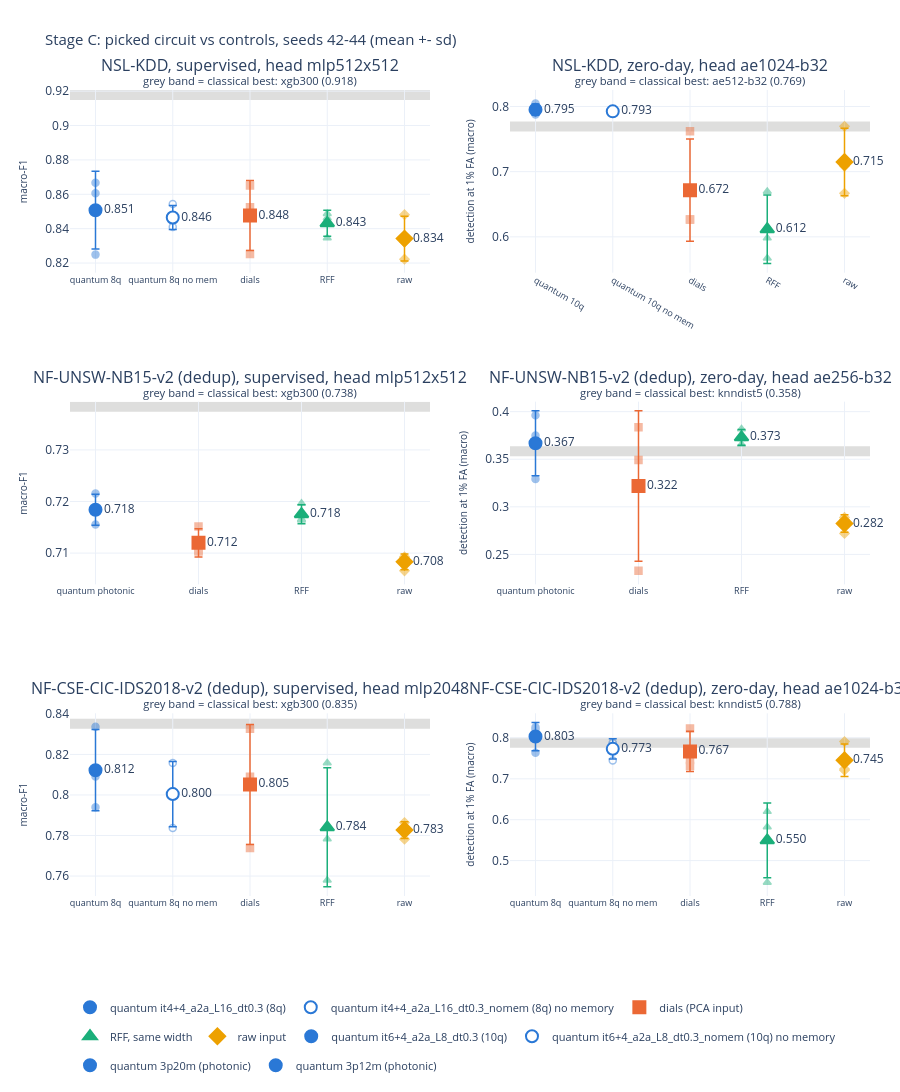

Notebook code for this chart:
### Code cell
P.fig_seeds(D, metric=METRIC, scheme=SCHEME)

### Figure 1 — Plotly figure (JSON) as saved in the notebook; plotly's stock layout.template omitted (floating-point values rounded to 4 significant figures)
{"data": [{"customdata": [42, 43, 44], "hovertemplate": "seed %{customdata}: %{y:.4f}<extra></extra>", "marker": {"color": "#2a78d6", "line": {"color": "#2a78d6", "width": 1.5}, "size": 7, "symbol": "circle"}, "mode": "markers", "opacity": 0.45, "showlegend": false, "type": "scatter", "x": ["quantum 8q", "quantum 8q", "quantum 8q"], "xaxis": "x", "y": [0.8668, 0.8606, 0.8249], "yaxis": "y"}, {"cliponaxis": false, "error_y": {"array": [0.0226], "color": "#2a78d6", "thickness": 1.5, "type": "data", "width": 4}, "hovertemplate": "quantum it4+4_a2a_L16_dt0.3 (8q)<br>mean %{y:.4f} over 3 seeds<extra></extra>", "legendgroup": "quantum it4+4_a2a_L16_dt0.3 (8q)", "marker": {"color": "#2a78d6", "line": {"color": "#2a78d6", "width": 2}, "size": 12, "symbol": "circle"}, "mode": "markers+text", "name": "quantum it4+4_a2a_L16_dt0.3 (8q)", "showlegend": true, "text": ["0.851"], "textposition": "middle right", "type": "scatter", "x": ["quantum 8q"], "xaxis": "x", "y": [0.8508], "yaxis": "y"}, {"customdata": [42, 43, 44], "hovertemplate": "seed %{customdata}: %{y:.4f}<extra></extra>", "marker": {"color": "white", "line": {"color": "#2a78d6", "width": 1.5}, "size": 7, "symbol": "circle"}, "mode": "markers", "opacity": 0.45, "showlegend": false, "type": "scatter", "x": ["quantum 8q no mem", "quantum 8q no mem", "quantum 8q no mem"], "xaxis": "x", "y": [0.8441, 0.841, 0.8543], "yaxis": "y"}, {"cliponaxis": false, "error_y": {"array": [0.006977], "color": "#2a78d6", "thickness": 1.5, "type": "data", "width": 4}, "hovertemplate": "quantum it4+4_a2a_L16_dt0.3_nomem (8q) no memory<br>mean %{y:.4f} over 3 seeds<extra></extra>", "legendgroup": "quantum it4+4_a2a_L16_dt0.3_nomem (8q) no memory", "marker": {"color": "white", "line": {"color": "#2a78d6", "width": 2}, "size": 12, "symbol": "circle"}, "mode": "markers+text", "name": "quantum it4+4_a2a_L16_dt0.3_nomem (8q) no memory", "showlegend": true, "text": ["0.846"], "textposition": "middle right", "type": "scatter", "x": ["quantum 8q no mem"], "xaxis": "x", "y": [0.8465], "yaxis": "y"}, {"customdata": [42, 43, 44], "hovertemplate": "seed %{customdata}: %{y:.4f}<extra></extra>", "marker": {"color": "#eb6834", "line": {"color": "#eb6834", "width": 1.5}, "size": 7, "symbol": "square"}, "mode": "markers", "opacity": 0.45, "showlegend": false, "type": "scatter", "x": ["dials", "dials", "dials"], "xaxis": "x", "y": [0.8525, 0.8253, 0.8652], "yaxis": "y"}, {"cliponaxis": false, "error_y": {"array": [0.02039], "color": "#eb6834", "thickness": 1.5, "type": "data", "width": 4}, "hovertemplate": "dials (PCA input)<br>mean %{y:.4f} over 3 seeds<extra></extra>", "legendgroup": "dials (PCA input)", "marker": {"color": "#eb6834", "line": {"color": "#eb6834", "width": 2}, "size": 12, "symbol": "square"}, "mode": "markers+text", "name": "dials (PCA input)", "showlegend": true, "text": ["0.848"], "textposition": "middle right", "type": "scatter", "x": ["dials"], "xaxis": "x", "y": [0.8476], "yaxis": "y"}, {"customdata": [42, 43, 44], "hovertemplate": "seed %{customdata}: %{y:.4f}<extra></extra>", "marker": {"color": "#1baf7a", "line": {"color": "#1baf7a", "width": 1.5}, "size": 7, "symbol": "triangle-up"}, "mode": "markers", "opacity": 0.45, "showlegend": false, "type": "scatter", "x": ["RFF", "RFF", "RFF"], "xaxis": "x", "y": [0.8463, 0.8486, 0.8346], "yaxis": "y"}, {"cliponaxis": false, "error_y": {"array": [0.007517], "color": "#1baf7a", "thickness": 1.5, "type": "data", "width": 4}, "hovertemplate": "RFF, same width<br>mean %{y:.4f} over 3 seeds<extra></extra>", "legendgroup": "RFF, same width", "marker": {"color": "#1baf7a", "line": {"color": "#1baf7a", "width": 2}, "size": 12, "symbol": "triangle-up"}, "mode": "markers+text", "name": "RFF, same width", "showlegend": true, "text": ["0.843"], "textposition": "middle right", "type": "scatter", "x": ["RFF"], "xaxis": "x", "y": [0.8432], "yaxis": "y"}, {"customdata": [42, 43, 44], "hovertemplate": "seed %{customdata}: %{y:.4f}<extra></extra>", "marker": {"color": "#eda100", "line": {"color": "#eda100", "width": 1.5}, "size": 7, "symbol": "diamond"}, "mode": "markers", "opacity": 0.45, "showlegend": false, "type": "scatter", "x": ["raw", "raw", "raw"], "xaxis": "x", "y": [0.8323, 0.8481, 0.8223], "yaxis": "y"}, {"cliponaxis": false, "error_y": {"array": [0.01304], "color": "#eda100", "thickness": 1.5, "type": "data", "width": 4}, "hovertemplate": "raw input<br>mean %{y:.4f} over 3 seeds<extra></extra>", "legendgroup": "raw input", "marker": {"color": "#eda100", "line": {"color": "#eda100", "width": 2}, "size": 12, "symbol": "diamond"}, "mode": "markers+text", "name": "raw input", "showlegend": true, "text": ["0.834"], "textposition": "middle right", "type": "scatter", "x": ["raw"], "xaxis": "x", "y": [0.8342], "yaxis": "y"}, {"customdata": [42, 43, 44], "hovertemplate": "seed %{customdata}: %{y:.4f}<extra></extra>", "marker": {"color": "#2a78d6", "line": {"color": "#2a78d6", "width": 1.5}, "size": 7, "symbol": "circle"}, "mode": "markers", "opacity": 0.45, "showlegend": false, "type": "scatter", "x": ["quantum 10q", "quantum 10q", "quantum 10q"], "xaxis": "x2", "y": [0.8046, 0.793, 0.7878], "yaxis": "y2"}, {"cliponaxis": false, "error_y": {"array": [0.008598], "color": "#2a78d6", "thickness": 1.5, "type": "data", "width": 4}, "hovertemplate": "quantum it6+4_a2a_L8_dt0.3 (10q)<br>mean %{y:.4f} over 3 seeds<extra></extra>", "legendgroup": "quantum it6+4_a2a_L8_dt0.3 (10q)", "marker": {"color": "#2a78d6", "line": {"color": "#2a78d6", "width": 2}, "size": 12, "symbol": "circle"}, "mode": "markers+text", "name": "quantum it6+4_a2a_L8_dt0.3 (10q)", "showlegend": true, "text": ["0.795"], "textposition": "middle right", "type": "scatter", "x": ["quantum 10q"], "xaxis": "x2", "y": [0.7951], "yaxis": "y2"}, {"customdata": [42, 43, 44], "hovertemplate": "seed %{customdata}: %{y:.4f}<extra></extra>", "marker": {"color": "white", "line": {"color": "#2a78d6", "width": 1.5}, "size": 7, "symbol": "circle"}, "mode": "markers", "opacity": 0.45, "showlegend": false, "type": "scatter", "x": ["quantum 10q no mem", "quantum 10q no mem", "quantum 10q no mem"], "xaxis": "x2", "y": [0.7962, 0.7926, 0.7887], "yaxis": "y2"}, {"cliponaxis": false, "error_y": {"array": [0.003724], "color": "#2a78d6", "thickness": 1.5, "type": "data", "width": 4}, "hovertemplate": "quantum it6+4_a2a_L8_dt0.3_nomem (10q) no memory<br>mean %{y:.4f} over 3 seeds<extra></extra>", "legendgroup": "quantum it6+4_a2a_L8_dt0.3_nomem (10q) no memory", "marker": {"color": "white", "line": {"color": "#2a78d6", "width": 2}, "size": 12, "symbol": "circle"}, "mode": "markers+text", "name": "quantum it6+4_a2a_L8_dt0.3_nomem (10q) no memory", "showlegend": true, "text": ["0.793"], "textposition": "middle right", "type": "scatter", "x": ["quantum 10q no mem"], "xaxis": "x2", "y": [0.7925], "yaxis": "y2"}, {"customdata": [42, 43, 44], "hovertemplate": "seed %{customdata}: %{y:.4f}<extra></extra>", "marker": {"color": "#eb6834", "line": {"color": "#eb6834", "width": 1.5}, "size": 7, "symbol": "square"}, "mode": "markers", "opacity": 0.45, "showlegend": false, "type": "scatter", "x": ["dials", "dials", "dials"], "xaxis": "x2", "y": [0.7621, 0.6265, 0.6264], "yaxis": "y2"}, {"cliponaxis": false, "error_y": {"array": [0.07831], "color": "#eb6834", "thickness": 1.5, "type": "data", "width": 4}, "hovertemplate": "dials (PCA input)<br>mean %{y:.4f} over 3 seeds<extra></extra>", "legendgroup": "dials (PCA input)", "marker": {"color": "#eb6834", "line": {"color": "#eb6834", "width": 2}, "size": 12, "symbol": "square"}, "mode": "markers+text", "name": "dials (PCA input)", "showlegend": false, "text": ["0.672"], "textposition": "middle right", "type": "scatter", "x": ["dials"], "xaxis": "x2", "y": [0.6717], "yaxis": "y2"}, {"customdata": [42, 43, 44], "hovertemplate": "seed %{customdata}: %{y:.4f}<extra></extra>", "marker": {"color": "#1baf7a", "line": {"color": "#1baf7a", "width": 1.5}, "size": 7, "symbol": "triangle-up"}, "mode": "markers", "opacity": 0.45, "showlegend": false, "type": "scatter", "x": ["RFF", "RFF", "RFF"], "xaxis": "x2", "y": [0.5981, 0.6697, 0.5671], "yaxis": "y2"}, {"cliponaxis": false, "error_y": {"array": [0.05262], "color": "#1baf7a", "thickness": 1.5, "type": "data", "width": 4}, "hovertemplate": "RFF, same width<br>mean %{y:.4f} over 3 seeds<extra></extra>", "legendgroup": "RFF, same width", "marker": {"color": "#1baf7a", "line": {"color": "#1baf7a", "width": 2}, "size": 12, "symbol": "triangle-up"}, "mode": "markers+text", "name": "RFF, same width", "showlegend": false, "text": ["0.612"], "textposition": "middle right", "type": "scatter", "x": ["RFF"], "xaxis": "x2", "y": [0.6116], "yaxis": "y2"}, {"customdata": [42, 43, 44], "hovertemplate": "seed %{customdata}: %{y:.4f}<extra></extra>", "marker": {"color": "#eda100", "line": {"color": "#eda100", "width": 1.5}, "size": 7, "symbol": "diamond"}, "mode": "markers", "opacity": 0.45, "showlegend": false, "type": "scatter", "x": ["raw", "raw", "raw"], "xaxis": "x2", "y": [0.6668, 0.7696, 0.7083], "yaxis": "y2"}, {"cliponaxis": false, "error_y": {"array": [0.05168], "color": "#eda100", "thickness": 1.5, "type": "data", "width": 4}, "hovertemplate": "raw input<br>mean %{y:.4f} over 3 seeds<extra></extra>", "legendgroup": "raw input", "marker": {"color": "#eda100", "line": {"color": "#eda100", "width": 2}, "size": 12, "symbol": "diamond"}, "mode": "markers+text", "name": "raw input", "showlegend": false, "text": ["0.715"], "textposition": "middle right", "type": "scatter", "x": ["raw"], "xaxis": "x2", "y": [0.7149], "yaxis": "y2"}, {"customdata": [42, 43, 44], "hovertemplate": "seed %{customdata}: %{y:.4f}<extra></extra>", "marker": {"color": "#2a78d6", "line": {"color": "#2a78d6", "width": 1.5}, "size": 7, "symbol": "circle"}, "mode": "markers", "opacity": 0.45, "showlegend": false, "type": "scatter", "x": ["quantum photonic", "quantum photonic", "quantum photonic"], "xaxis": "x3", "y": [0.7181, 0.7155, 0.7216], "yaxis": "y3"}, {"cliponaxis": false, "error_y": {"array": [0.003024], "color": "#2a78d6", "thickness": 1.5, "type": "data", "width": 4}, "hovertemplate": "quantum 3p20m (photonic)<br>mean %{y:.4f} over 3 seeds<extra></extra>", "legendgroup": "quantum 3p20m (photonic)", "marker": {"color": "#2a78d6", "line": {"color": "#2a78d6", "width": 2}, "size": 12, "symbol": "circle"}, "mode": "markers+text", "name": "quantum 3p20m (photonic)", "showlegend": true, "text": ["0.718"], "textposition": "middle right", "type": "scatter", "x": ["quantum photonic"], "xaxis": "x3", "y": [0.7184], "yaxis": "y3"}, {"customdata": [42, 43, 44], "hovertemplate": "seed %{customdata}: %{y:.4f}<extra></extra>", "marker": {"color": "#eb6834", "line": {"color": "#eb6834", "width": 1.5}, "size": 7, "symbol": "square"}, "mode": "markers", "opacity": 0.45, "showlegend": false, "type": "scatter", "x": ["dials", "dials", "dials"], "xaxis": "x3", "y": [0.7103, 0.7105, 0.7152], "yaxis": "y3"}, {"cliponaxis": false, "error_y": {"array": [0.002743], "color": "#eb6834", "thickness": 1.5, "type": "data", "width": 4}, "hovertemplate": "dials (PCA input)<br>mean %{y:.4f} over 3 seeds<extra></extra>", "legendgroup": "dials (PCA input)", "marker": {"color": "#eb6834", "line": {"color": "#eb6834", "width": 2}, "size": 12, "symbol": "square"}, "mode": "markers+text", "name": "dials (PCA input)", "showlegend": false, "text": ["0.712"], "textposition": "middle right", "type": "scatter", "x": ["dials"], "xaxis": "x3", "y": [0.712], "yaxis": "y3"}, {"customdata": [42, 43, 44], "hovertemplate": "seed %{customdata}: %{y:.4f}<extra></extra>", "marker": {"color": "#1baf7a", "line": {"color": "#1baf7a", "width": 1.5}, "size": 7, "symbol": "triangle-up"}, "mode": "markers", "opacity": 0.45, "showlegend": false, "type": "scatter", "x": ["RFF", "RFF", "RFF"], "xaxis": "x3", "y": [0.7196, 0.7166, 0.7164], "yaxis": "y3"}, {"cliponaxis": false, "error_y": {"array": [0.001826], "color": "#1baf7a", "thickness": 1.5, "type": "data", "width": 4}, "hovertemplate": "RFF, same width<br>mean %{y:.4f} over 3 seeds<extra></extra>", "legendgroup": "RFF, same width", "marker": {"color": "#1baf7a", "line": {"color": "#1baf7a", "width": 2}, "size": 12, "symbol": "triangle-up"}, "mode": "markers+text", "name": "RFF, same width", "showlegend": false, "text": ["0.718"], "textposition": "middle right", "type": "scatter", "x": ["RFF"], "xaxis": "x3", "y": [0.7175], "yaxis": "y3"}, {"customdata": [42, 43, 44], "hovertemplate": "seed %{customdata}: %{y:.4f}<extra></extra>", "marker": {"color": "#eda100", "line": {"color": "#eda100", "width": 1.5}, "size": 7, "symbol": "diamond"}, "mode": "markers", "opacity": 0.45, "showlegend": false, "type": "scatter", "x": ["raw", "raw", "raw"], "xaxis": "x3", "y": [0.7093, 0.7091, 0.7066], "yaxis": "y3"}, {"cliponaxis": false, "error_y": {"array": [0.001513], "color": "#eda100", "thickness": 1.5, "type": "data", "width": 4}, "hovertemplate": "raw input<br>mean %{y:.4f} over 3 seeds<extra></extra>", "legendgroup": "raw input", "marker": {"color": "#eda100", "line": {"color": "#eda100", "width": 2}, "size": 12, "symbol": "diamond"}, "mode": "markers+text", "name": "raw input", "showlegend": false, "text": ["0.708"], "textposition": "middle right", "type": "scatter", "x": ["raw"], "xaxis": "x3", "y": [0.7083], "yaxis": "y3"}, {"customdata": [42, 43, 44], "hovertemplate": "seed %{customdata}: %{y:.4f}<extra></extra>", "marker": {"color": "#2a78d6", "line": {"color": "#2a78d6", "width": 1.5}, "size": 7, "symbol": "circle"}, "mode": "markers", "opacity": 0.45, "showlegend": false, "type": "scatter", "x": ["quantum photonic", "quantum photonic", "quantum photonic"], "xaxis": "x4", "y": [0.3961, 0.3293, 0.3749], "yaxis": "y4"}, {"cliponaxis": false, "error_y": {"array": [0.03414], "color": "#2a78d6", "thickness": 1.5, "type": "data", "width": 4}, "hovertemplate": "quantum 3p12m (photonic)<br>mean %{y:.4f} over 3 seeds<extra></extra>", "legendgroup": "quantum 3p12m (photonic)", "marker": {"color": "#2a78d6", "line": {"color": "#2a78d6", "width": 2}, "size": 12, "symbol": "circle"}, "mode": "markers+text", "name": "quantum 3p12m (photonic)", "showlegend": true, "text": ["0.367"], "textposition": "middle right", "type": "scatter", "x": ["quantum photonic"], "xaxis": "x4", "y": [0.3668], "yaxis": "y4"}, {"customdata": [42, 43, 44], "hovertemplate": "seed %{customdata}: %{y:.4f}<extra></extra>", "marker": {"color": "#eb6834", "line": {"color": "#eb6834", "width": 1.5}, "size": 7, "symbol": "square"}, "mode": "markers", "opacity": 0.45, "showlegend": false, "type": "scatter", "x": ["dials", "dials", "dials"], "xaxis": "x4", "y": [0.2327, 0.3836, 0.3491], "yaxis": "y4"}, {"cliponaxis": false, "error_y": {"array": [0.07905], "color": "#eb6834", "thickness": 1.5, "type": "data", "width": 4}, "hovertemplate": "dials (PCA input)<br>mean %{y:.4f} over 3 seeds<extra></extra>", "legendgroup": "dials (PCA input)", "marker": {"color": "#eb6834", "line": {"color": "#eb6834", "width": 2}, "size": 12, "symbol": "square"}, "mode": "markers+text", "name": "dials (PCA input)", "showlegend": false, "text": ["0.322"], "textposition": "middle right", "type": "scatter", "x": ["dials"], "xaxis": "x4", "y": [0.3218], "yaxis": "y4"}, {"customdata": [42, 43, 44], "hovertemplate": "seed %{customdata}: %{y:.4f}<extra></extra>", "marker": {"color": "#1baf7a", "line": {"color": "#1baf7a", "width": 1.5}, "size": 7, "symbol": "triangle-up"}, "mode": "markers", "opacity": 0.45, "showlegend": false, "type": "scatter", "x": ["RFF", "RFF", "RFF"], "xaxis": "x4", "y": [0.3657, 0.3818, 0.3715], "yaxis": "y4"}, {"cliponaxis": false, "error_y": {"array": [0.008186], "color": "#1baf7a", "thickness": 1.5, "type": "data", "width": 4}, "hovertemplate": "RFF, same width<br>mean %{y:.4f} over 3 seeds<extra></extra>", "legendgroup": "RFF, same width", "marker": {"color": "#1baf7a", "line": {"color": "#1baf7a", "width": 2}, "size": 12, "symbol": "triangle-up"}, "mode": "markers+text", "name": "RFF, same width", "showlegend": false, "text": ["0.373"], "textposition": "middle right", "type": "scatter", "x": ["RFF"], "xaxis": "x4", "y": [0.373], "yaxis": "y4"}, {"customdata": [42, 43, 44], "hovertemplate": "seed %{customdata}: %{y:.4f}<extra></extra>", "marker": {"color": "#eda100", "line": {"color": "#eda100", "width": 1.5}, "size": 7, "symbol": "diamond"}, "mode": "markers", "opacity": 0.45, "showlegend": false, "type": "scatter", "x": ["raw", "raw", "raw"], "xaxis": "x4", "y": [0.2719, 0.2866, 0.2889], "yaxis": "y4"}, {"cliponaxis": false, "error_y": {"array": [0.009175], "color": "#eda100", "thickness": 1.5, "type": "data", "width": 4}, "hovertemplate": "raw input<br>mean %{y:.4f} over 3 seeds<extra></extra>", "legendgroup": "raw input", "marker": {"color": "#eda100", "line": {"color": "#eda100", "width": 2}, "size": 12, "symbol": "diamond"}, "mode": "markers+text", "name": "raw input", "showlegend": false, "text": ["0.282"], "textposition": "middle right", "type": "scatter", "x": ["raw"], "xaxis": "x4", "y": [0.2825], "yaxis": "y4"}, {"customdata": [42, 43, 44], "hovertemplate": "seed %{customdata}: %{y:.4f}<extra></extra>", "marker": {"color": "#2a78d6", "line": {"color": "#2a78d6", "width": 1.5}, "size": 7, "symbol": "circle"}, "mode": "markers", "opacity": 0.45, "showlegend": false, "type": "scatter", "x": ["quantum 8q", "quantum 8q", "quantum 8q"], "xaxis": "x5", "y": [0.7939, 0.8336, 0.8091], "yaxis": "y5"}, {"cliponaxis": false, "error_y": {"array": [0.02004], "color": "#2a78d6", "thickness": 1.5, "type": "data", "width": 4}, "hovertemplate": "quantum it4+4_a2a_L16_dt0.3 (8q)<br>mean %{y:.4f} over 3 seeds<extra></extra>", "legendgroup": "quantum it4+4_a2a_L16_dt0.3 (8q)", "marker": {"color": "#2a78d6", "line": {"color": "#2a78d6", "width": 2}, "size": 12, "symbol": "circle"}, "mode": "markers+text", "name": "quantum it4+4_a2a_L16_dt0.3 (8q)", "showlegend": false, "text": ["0.812"], "textposition": "middle right", "type": "scatter", "x": ["quantum 8q"], "xaxis": "x5", "y": [0.8122], "yaxis": "y5"}, {"customdata": [42, 43, 44], "hovertemplate": "seed %{customdata}: %{y:.4f}<extra></extra>", "marker": {"color": "white", "line": {"color": "#2a78d6", "width": 1.5}, "size": 7, "symbol": "circle"}, "mode": "markers", "opacity": 0.45, "showlegend": false, "type": "scatter", "x": ["quantum 8q no mem", "quantum 8q no mem", "quantum 8q no mem"], "xaxis": "x5", "y": [0.7837, 0.8158, 0.8018], "yaxis": "y5"}, {"cliponaxis": false, "error_y": {"array": [0.01608], "color": "#2a78d6", "thickness": 1.5, "type": "data", "width": 4}, "hovertemplate": "quantum it4+4_a2a_L16_dt0.3_nomem (8q) no memory<br>mean %{y:.4f} over 3 seeds<extra></extra>", "legendgroup": "quantum it4+4_a2a_L16_dt0.3_nomem (8q) no memory", "marker": {"color": "white", "line": {"color": "#2a78d6", "width": 2}, "size": 12, "symbol": "circle"}, "mode": "markers+text", "name": "quantum it4+4_a2a_L16_dt0.3_nomem (8q) no memory", "showlegend": false, "text": ["0.800"], "textposition": "middle right", "type": "scatter", "x": ["quantum 8q no mem"], "xaxis": "x5", "y": [0.8004], "yaxis": "y5"}, {"customdata": [42, 43, 44], "hovertemplate": "seed %{customdata}: %{y:.4f}<extra></extra>", "marker": {"color": "#eb6834", "line": {"color": "#eb6834", "width": 1.5}, "size": 7, "symbol": "square"}, "mode": "markers", "opacity": 0.45, "showlegend": false, "type": "scatter", "x": ["dials", "dials", "dials"], "xaxis": "x5", "y": [0.7739, 0.809, 0.8326], "yaxis": "y5"}, {"cliponaxis": false, "error_y": {"array": [0.02958], "color": "#eb6834", "thickness": 1.5, "type": "data", "width": 4}, "hovertemplate": "dials (PCA input)<br>mean %{y:.4f} over 3 seeds<extra></extra>", "legendgroup": "dials (PCA input)", "marker": {"color": "#eb6834", "line": {"color": "#eb6834", "width": 2}, "size": 12, "symbol": "square"}, "mode": "markers+text", "name": "dials (PCA input)", "showlegend": false, "text": ["0.805"], "textposition": "middle right", "type": "scatter", "x": ["dials"], "xaxis": "x5", "y": [0.8052], "yaxis": "y5"}, {"customdata": [42, 43, 44], "hovertemplate": "seed %{customdata}: %{y:.4f}<extra></extra>", "marker": {"color": "#1baf7a", "line": {"color": "#1baf7a", "width": 1.5}, "size": 7, "symbol": "triangle-up"}, "mode": "markers", "opacity": 0.45, "showlegend": false, "type": "scatter", "x": ["RFF", "RFF", "RFF"], "xaxis": "x5", "y": [0.758, 0.7783, 0.8158], "yaxis": "y5"}, {"cliponaxis": false, "error_y": {"array": [0.02935], "color": "#1baf7a", "thickness": 1.5, "type": "data", "width": 4}, "hovertemplate": "RFF, same width<br>mean %{y:.4f} over 3 seeds<extra></extra>", "legendgroup": "RFF, same width", "marker": {"color": "#1baf7a", "line": {"color": "#1baf7a", "width": 2}, "size": 12, "symbol": "triangle-up"}, "mode": "markers+text", "name": "RFF, same width", "showlegend": false, "text": ["0.784"], "textposition": "middle right", "type": "scatter", "x": ["RFF"], "xaxis": "x5", "y": [0.784], "yaxis": "y5"}, {"customdata": [42, 43, 44], "hovertemplate": "seed %{customdata}: %{y:.4f}<extra></extra>", "marker": {"color": "#eda100", "line": {"color": "#eda100", "width": 1.5}, "size": 7, "symbol": "diamond"}, "mode": "markers", "opacity": 0.45, "showlegend": false, "type": "scatter", "x": ["raw", "raw", "raw"], "xaxis": "x5", "y": [0.7782, 0.7834, 0.7864], "yaxis": "y5"}, {"cliponaxis": false, "error_y": {"array": [0.00416], "color": "#eda100", "thickness": 1.5, "type": "data", "width": 4}, "hovertemplate": "raw input<br>mean %{y:.4f} over 3 seeds<extra></extra>", "legendgroup": "raw input", "marker": {"color": "#eda100", "line": {"color": "#eda100", "width": 2}, "size": 12, "symbol": "diamond"}, "mode": "markers+text", "name": "raw input", "showlegend": false, "text": ["0.783"], "textposition": "middle right", "type": "scatter", "x": ["raw"], "xaxis": "x5", "y": [0.7827], "yaxis": "y5"}, {"customdata": [42, 43, 44], "hovertemplate": "seed %{customdata}: %{y:.4f}<extra></extra>", "marker": {"color": "#2a78d6", "line": {"color": "#2a78d6", "width": 1.5}, "size": 7, "symbol": "circle"}, "mode": "markers", "opacity": 0.45, "showlegend": false, "type": "scatter", "x": ["quantum 8q", "quantum 8q", "quantum 8q"], "xaxis": "x6", "y": [0.826, 0.8204, 0.7637], "yaxis": "y6"}, {"cliponaxis": false, "error_y": {"array": [0.03446], "color": "#2a78d6", "thickness": 1.5, "type": "data", "width": 4}, "hovertemplate": "quantum it4+4_a2a_L16_dt0.3 (8q)<br>mean %{y:.4f} over 3 seeds<extra></extra>", "legendgroup": "quantum it4+4_a2a_L16_dt0.3 (8q)", "marker": {"color": "#2a78d6", "line": {"color": "#2a78d6", "width": 2}, "size": 12, "symbol": "circle"}, "mode": "markers+text", "name": "quantum it4+4_a2a_L16_dt0.3 (8q)", "showlegend": false, "text": ["0.803"], "textposition": "middle right", "type": "scatter", "x": ["quantum 8q"], "xaxis": "x6", "y": [0.8034], "yaxis": "y6"}, {"customdata": [42, 43, 44], "hovertemplate": "seed %{customdata}: %{y:.4f}<extra></extra>", "marker": {"color": "white", "line": {"color": "#2a78d6", "width": 1.5}, "size": 7, "symbol": "circle"}, "mode": "markers", "opacity": 0.45, "showlegend": false, "type": "scatter", "x": ["quantum 8q no mem", "quantum 8q no mem", "quantum 8q no mem"], "xaxis": "x6", "y": [0.7446, 0.7877, 0.7876], "yaxis": "y6"}, {"cliponaxis": false, "error_y": {"array": [0.02485], "color": "#2a78d6", "thickness": 1.5, "type": "data", "width": 4}, "hovertemplate": "quantum it4+4_a2a_L16_dt0.3_nomem (8q) no memory<br>mean %{y:.4f} over 3 seeds<extra></extra>", "legendgroup": "quantum it4+4_a2a_L16_dt0.3_nomem (8q) no memory", "marker": {"color": "white", "line": {"color": "#2a78d6", "width": 2}, "size": 12, "symbol": "circle"}, "mode": "markers+text", "name": "quantum it4+4_a2a_L16_dt0.3_nomem (8q) no memory", "showlegend": false, "text": ["0.773"], "textposition": "middle right", "type": "scatter", "x": ["quantum 8q no mem"], "xaxis": "x6", "y": [0.7733], "yaxis": "y6"}, {"customdata": [42, 43, 44], "hovertemplate": "seed %{customdata}: %{y:.4f}<extra></extra>", "marker": {"color": "#eb6834", "line": {"color": "#eb6834", "width": 1.5}, "size": 7, "symbol": "square"}, "mode": "markers", "opacity": 0.45, "showlegend": false, "type": "scatter", "x": ["dials", "dials", "dials"], "xaxis": "x6", "y": [0.8232, 0.7461, 0.7315], "yaxis": "y6"}, {"cliponaxis": false, "error_y": {"array": [0.04926], "color": "#eb6834", "thickness": 1.5, "type": "data", "width": 4}, "hovertemplate": "dials (PCA input)<br>mean %{y:.4f} over 3 seeds<extra></extra>", "legendgroup": "dials (PCA input)", "marker": {"color": "#eb6834", "line": {"color": "#eb6834", "width": 2}, "size": 12, "symbol": "square"}, "mode": "markers+text", "name": "dials (PCA input)", "showlegend": false, "text": ["0.767"], "textposition": "middle right", "type": "scatter", "x": ["dials"], "xaxis": "x6", "y": [0.7669], "yaxis": "y6"}, {"customdata": [42, 43, 44], "hovertemplate": "seed %{customdata}: %{y:.4f}<extra></extra>", "marker": {"color": "#1baf7a", "line": {"color": "#1baf7a", "width": 1.5}, "size": 7, "symbol": "triangle-up"}, "mode": "markers", "opacity": 0.45, "showlegend": false, "type": "scatter", "x": ["RFF", "RFF", "RFF"], "xaxis": "x6", "y": [0.6198, 0.5823, 0.4465], "yaxis": "y6"}, {"cliponaxis": false, "error_y": {"array": [0.0912], "color": "#1baf7a", "thickness": 1.5, "type": "data", "width": 4}, "hovertemplate": "RFF, same width<br>mean %{y:.4f} over 3 seeds<extra></extra>", "legendgroup": "RFF, same width", "marker": {"color": "#1baf7a", "line": {"color": "#1baf7a", "width": 2}, "size": 12, "symbol": "triangle-up"}, "mode": "markers+text", "name": "RFF, same width", "showlegend": false, "text": ["0.550"], "textposition": "middle right", "type": "scatter", "x": ["RFF"], "xaxis": "x6", "y": [0.5495], "yaxis": "y6"}, {"customdata": [42, 43, 44], "hovertemplate": "seed %{customdata}: %{y:.4f}<extra></extra>", "marker": {"color": "#eda100", "line": {"color": "#eda100", "width": 1.5}, "size": 7, "symbol": "diamond"}, "mode": "markers", "opacity": 0.45, "showlegend": false, "type": "scatter", "x": ["raw", "raw", "raw"], "xaxis": "x6", "y": [0.721, 0.7237, 0.7912], "yaxis": "y6"}, {"cliponaxis": false, "error_y": {"array": [0.0398], "color": "#eda100", "thickness": 1.5, "type": "data", "width": 4}, "hovertemplate": "raw input<br>mean %{y:.4f} over 3 seeds<extra></extra>", "legendgroup": "raw input", "marker": {"color": "#eda100", "line": {"color": "#eda100", "width": 2}, "size": 12, "symbol": "diamond"}, "mode": "markers+text", "name": "raw input", "showlegend": false, "text": ["0.745"], "textposition": "middle right", "type": "scatter", "x": ["raw"], "xaxis": "x6", "y": [0.7453], "yaxis": "y6"}], "layout": {"annotations": [{"font": {"size": 16}, "showarrow": false, "text": "NSL-KDD, supervised, head mlp512x512<br><sup>grey band = classical best: xgb300 (0.918)</sup>", "x": 0.225, "xanchor": "center", "xref": "paper", "y": 1.0, "yanchor": "bottom", "yref": "paper"}, {"font": {"size": 16}, "showarrow": false, "text": "NSL-KDD, zero-day, head ae1024-b32<br><sup>grey band = classical best: ae512-b32 (0.769)</sup>", "x": 0.775, "xanchor": "center", "xref": "paper", "y": 1.0, "yanchor": "bottom", "yref": "paper"}, {"font": {"size": 16}, "showarrow": false, "text": "NF-UNSW-NB15-v2 (dedup), supervised, head mlp512x512<br><sup>grey band = classical best: xgb300 (0.738)</sup>", "x": 0.225, "xanchor": "center", "xref": "paper", "y": 0.6133, "yanchor": "bottom", "yref": "paper"}, {"font": {"size": 16}, "showarrow": false, "text": "NF-UNSW-NB15-v2 (dedup), zero-day, head ae256-b32<br><sup>grey band = classical best: knndist5 (0.358)</sup>", "x": 0.775, "xanchor": "center", "xref": "paper", "y": 0.6133, "yanchor": "bottom", "yref": "paper"}, {"font": {"size": 16}, "showarrow": false, "text": "NF-CSE-CIC-IDS2018-v2 (dedup), supervised, head mlp2048<br><sup>grey band = classical best: xgb300 (0.835)</sup>", "x": 0.225, "xanchor": "center", "xref": "paper", "y": 0.2267, "yanchor": "bottom", "yref": "paper"}, {"font": {"size": 16}, "showarrow": false, "text": "NF-CSE-CIC-IDS2018-v2 (dedup), zero-day, head ae1024-b32<br><sup>grey band = classical best: knndist5 (0.788)</sup>", "x": 0.775, "xanchor": "center", "xref": "paper", "y": 0.2267, "yanchor": "bottom", "yref": "paper"}], "height": 1110, "hoverlabel": {"font": {"size": 11}}, "legend": {"font": {"size": 11}, "orientation": "h", "y": -0.12}, "margin": {"b": 60, "l": 70, "r": 30, "t": 90}, "shapes": [{"layer": "below", "line": {"color": "rgba(138,137,132,0.28)", "width": 10}, "type": "line", "x0": 0, "x1": 1, "xref": "x domain", "y0": 0.9178, "y1": 0.9178, "yref": "y"}, {"layer": "below", "line": {"color": "rgba(138,137,132,0.28)", "width": 10}, "type": "line", "x0": 0, "x1": 1, "xref": "x2 domain", "y0": 0.7691, "y1": 0.7691, "yref": "y2"}, {"layer": "below", "line": {"color": "rgba(138,137,132,0.28)", "width": 10}, "type": "line", "x0": 0, "x1": 1, "xref": "x3 domain", "y0": 0.7384, "y1": 0.7384, "yref": "y3"}, {"layer": "below", "line": {"color": "rgba(138,137,132,0.28)", "width": 10}, "type": "line", "x0": 0, "x1": 1, "xref": "x4 domain", "y0": 0.3583, "y1": 0.3583, "yref": "y4"}, {"layer": "below", "line": {"color": "rgba(138,137,132,0.28)", "width": 10}, "type": "line", "x0": 0, "x1": 1, "xref": "x5 domain", "y0": 0.8351, "y1": 0.8351, "yref": "y5"}, {"layer": "below", "line": {"color": "rgba(138,137,132,0.28)", "width": 10}, "type": "line", "x0": 0, "x1": 1, "xref": "x6 domain", "y0": 0.788, "y1": 0.788, "yref": "y6"}], "title": {"font": {"size": 15}, "text": "Stage C: picked circuit vs controls, seeds 42-44 (mean +- sd)"}, "xaxis": {"anchor": "y", "domain": [0.0, 0.45], "tickfont": {"size": 9}}, "xaxis2": {"anchor": "y2", "domain": [0.55, 1.0], "tickfont": {"size": 9}}, "xaxis3": {"anchor": "y3", "domain": [0.0, 0.45], "tickfont": {"size": 9}}, "xaxis4": {"anchor": "y4", "domain": [0.55, 1.0], "tickfont": {"size": 9}}, "xaxis5": {"anchor": "y5", "domain": [0.0, 0.45], "tickfont": {"size": 9}}, "xaxis6": {"anchor": "y6", "domain": [0.55, 1.0], "tickfont": {"size": 9}}, "yaxis": {"anchor": "x", "domain": [0.7733, 1.0], "title": {"font": {"size": 10}, "text": "macro-F1"}}, "yaxis2": {"anchor": "x2", "domain": [0.7733, 1.0], "title": {"font": {"size": 10}, "text": "detection at 1% FA (macro)"}}, "yaxis3": {"anchor": "x3", "domain": [0.3867, 0.6133], "title": {"font": {"size": 10}, "text": "macro-F1"}}, "yaxis4": {"anchor": "x4", "domain": [0.3867, 0.6133], "title": {"font": {"size": 10}, "text": "detection at 1% FA (macro)"}}, "yaxis5": {"anchor": "x5", "domain": [0.0, 0.2267], "title": {"font": {"size": 10}, "text": "macro-F1"}}, "yaxis6": {"anchor": "x6", "domain": [0.0, 0.2267], "title": {"font": {"size": 10}, "text": "detection at 1% FA (macro)"}}}}
